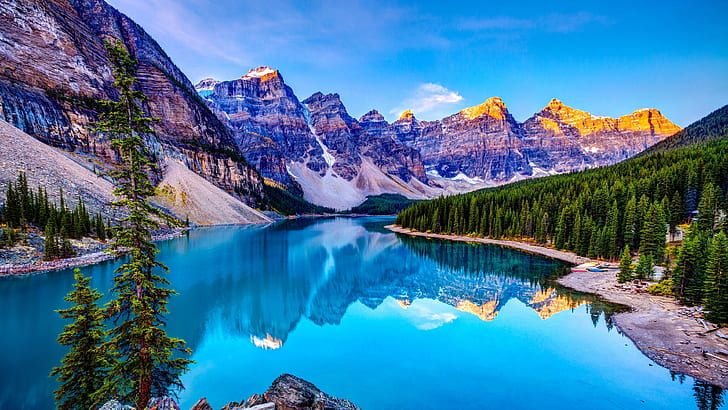
#> input picture image1.jpg, 728 x 410 px
$ python poe11.py
#> lines starting #> are read from the running program, lines starting #| are printed output that depends on the picture
import cv2
import matplotlib.pyplot as plt

# Load the RGB image
image = cv2.imread('image1.jpg')
#> image is the input picture: shape (410, 728, 3); mean B, G, R 156.5, 119.3, 67.7

if image is None:
    print("Error loading the image.")
else:
    # Rotate the image clockwise by 90 degrees
    rotated_image_clockwise = cv2.rotate(image, cv2.ROTATE_90_CLOCKWISE)
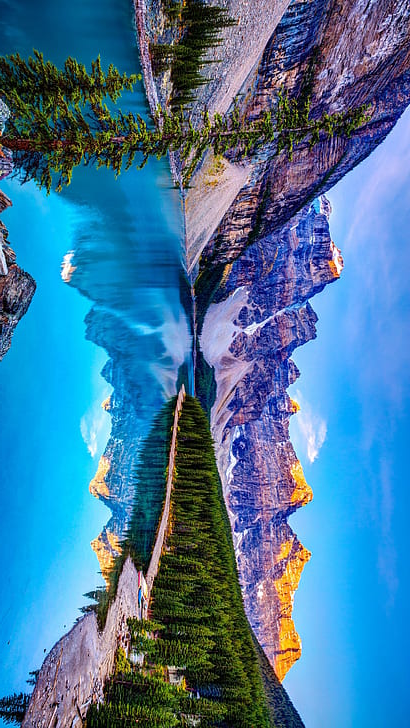
#> rotated_image_clockwise: shape (728, 410, 3); mean B, G, R 156.5, 119.3, 67.7

    # Rotate the image anti-clockwise by 90 degrees
    rotated_image_anticlockwise = cv2.rotate(image, cv2.ROTATE_90_COUNTERCLOCKWISE)
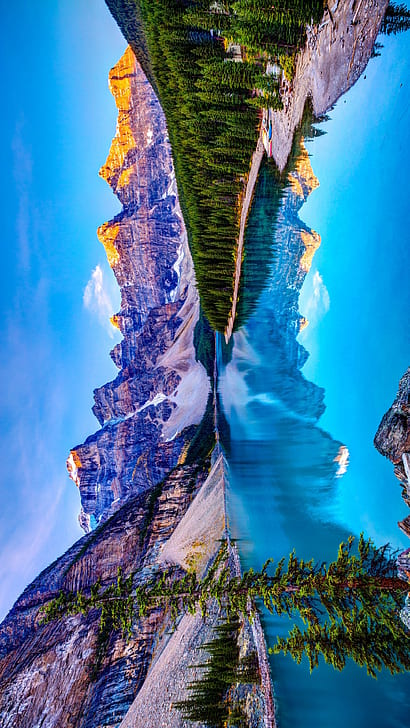
#> rotated_image_anticlockwise: shape (728, 410, 3); mean B, G, R 156.5, 119.3, 67.7

    # Display the original image and rotated images
    plt.figure(figsize=(12, 6))

    # Original RGB Image
    plt.subplot(1, 3, 1)
    plt.imshow(cv2.cvtColor(image, cv2.COLOR_BGR2RGB))
    plt.title('Original RGB Image')
    plt.axis('off')

    # Rotated RGB Image (Clockwise)
    plt.subplot(1, 3, 2)
    plt.imshow(cv2.cvtColor(rotated_image_clockwise, cv2.COLOR_BGR2RGB))
    plt.title('Rotated Clockwise by 90°')
    plt.axis('off')

    # Rotated RGB Image (Anti-clockwise)
    plt.subplot(1, 3, 3)
    plt.imshow(cv2.cvtColor(rotated_image_anticlockwise, cv2.COLOR_BGR2RGB))
    plt.title('Rotated Anti-clockwise by 90°')
    plt.axis('off')

    plt.tight_layout()
    plt.show()
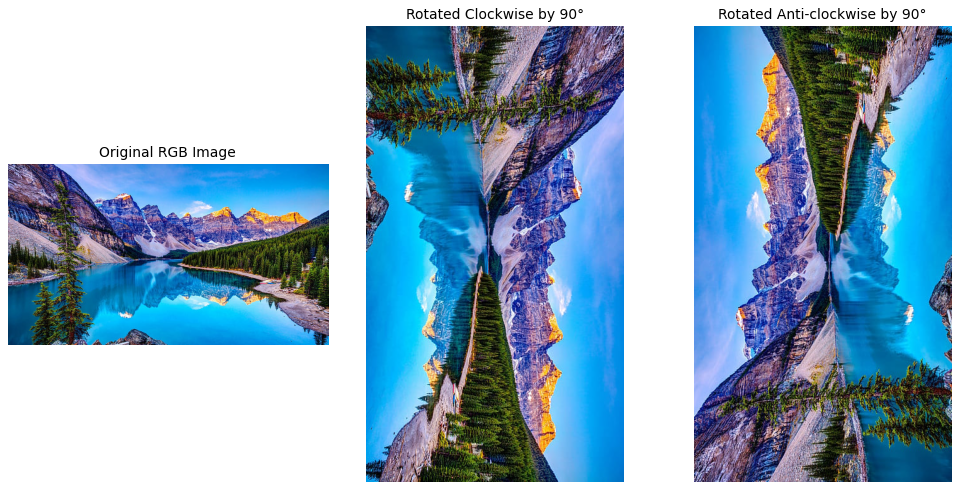
#> figure drawn by matplotlib, 3 panels

$ run again, with negative_image.jpg copied over image1.jpg
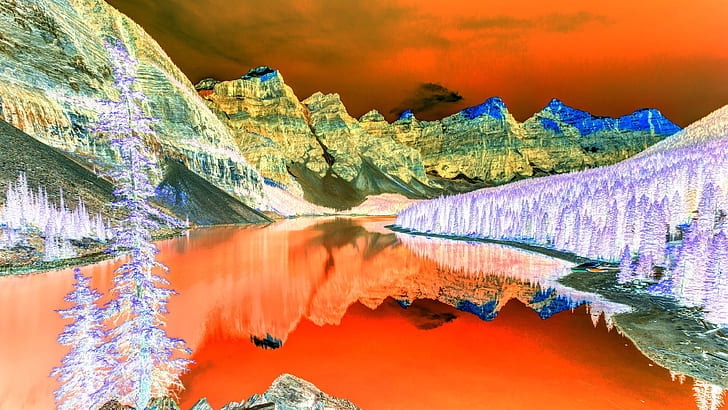
#> input picture negative_image.jpg, 728 x 410 px
#> image is the input picture: shape (410, 728, 3); mean B, G, R 98.3, 135.6, 187.1
#> `rotated_image_anticlockwise = cv2.rotate(image, cv2.ROTATE_90_COUNTERC..`:
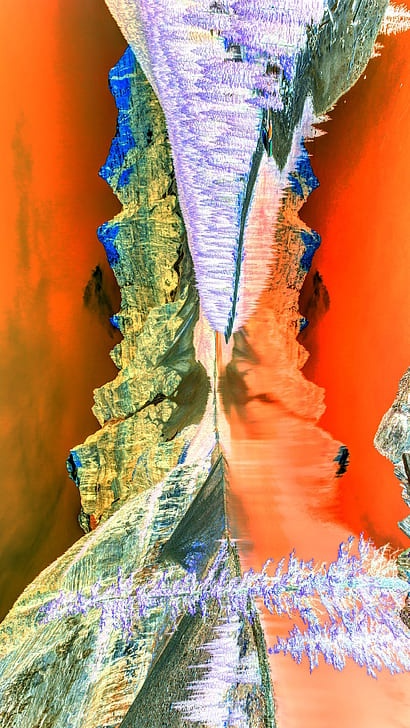
#> rotated_image_anticlockwise: shape (728, 410, 3); mean B, G, R 98.3, 135.6, 187.1
#> `plt.show()`:
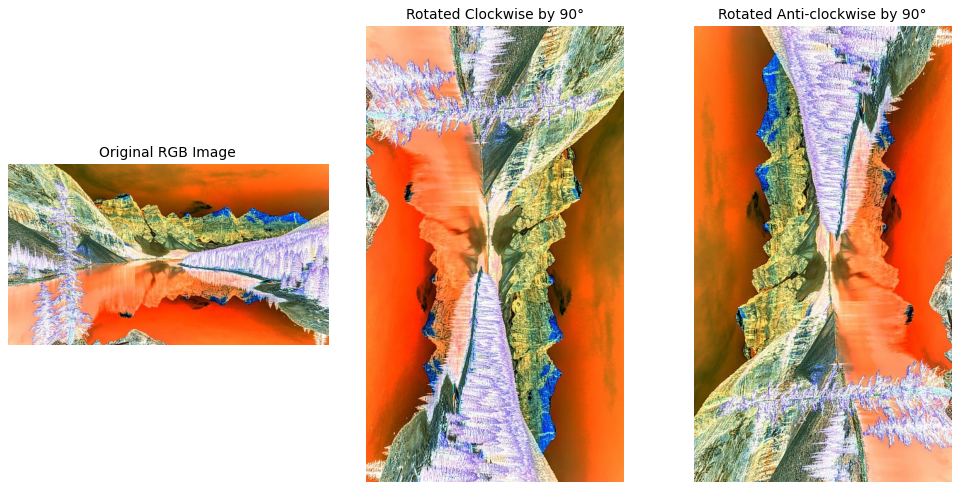
#> figure drawn by matplotlib, 3 panels

$ run again, with image2.jpeg copied over image1.jpg
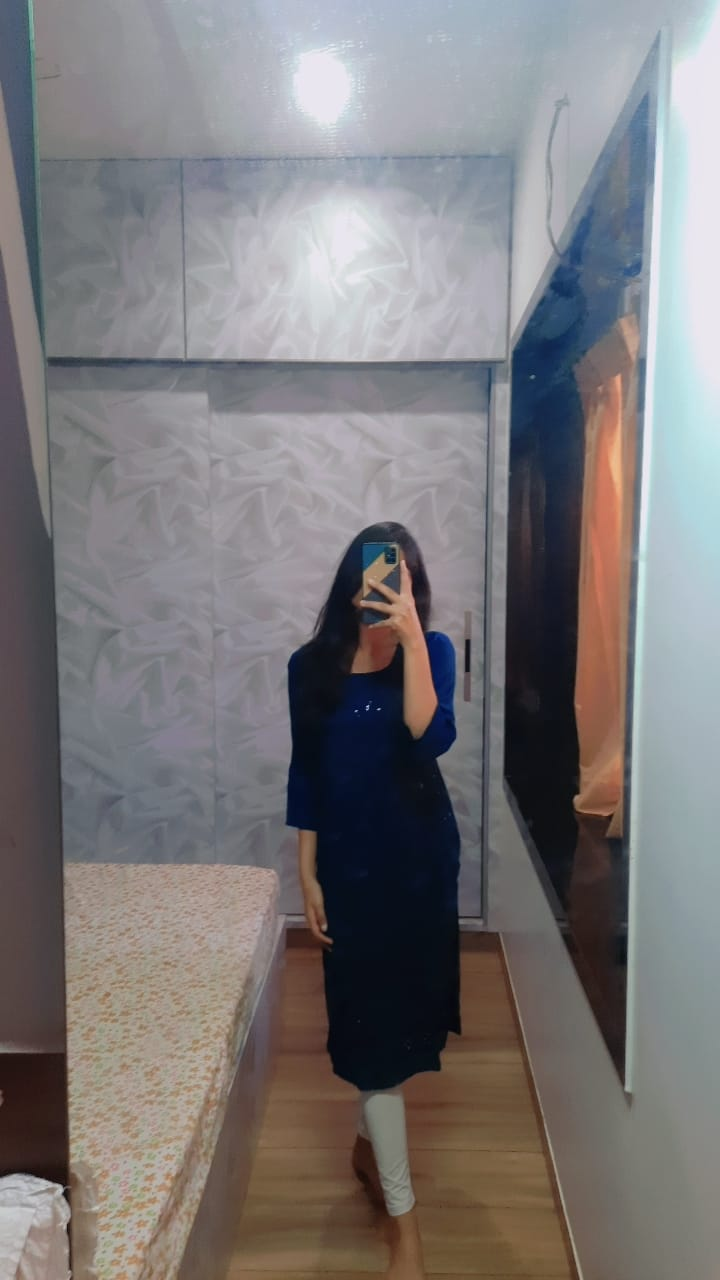
#> input picture image2.jpeg, 720 x 1280 px
#> image is the input picture: shape (1280, 720, 3); mean B, G, R 121.8, 120.5, 123.3
#> `rotated_image_anticlockwise = cv2.rotate(image, cv2.ROTATE_90_COUNTERC..`:
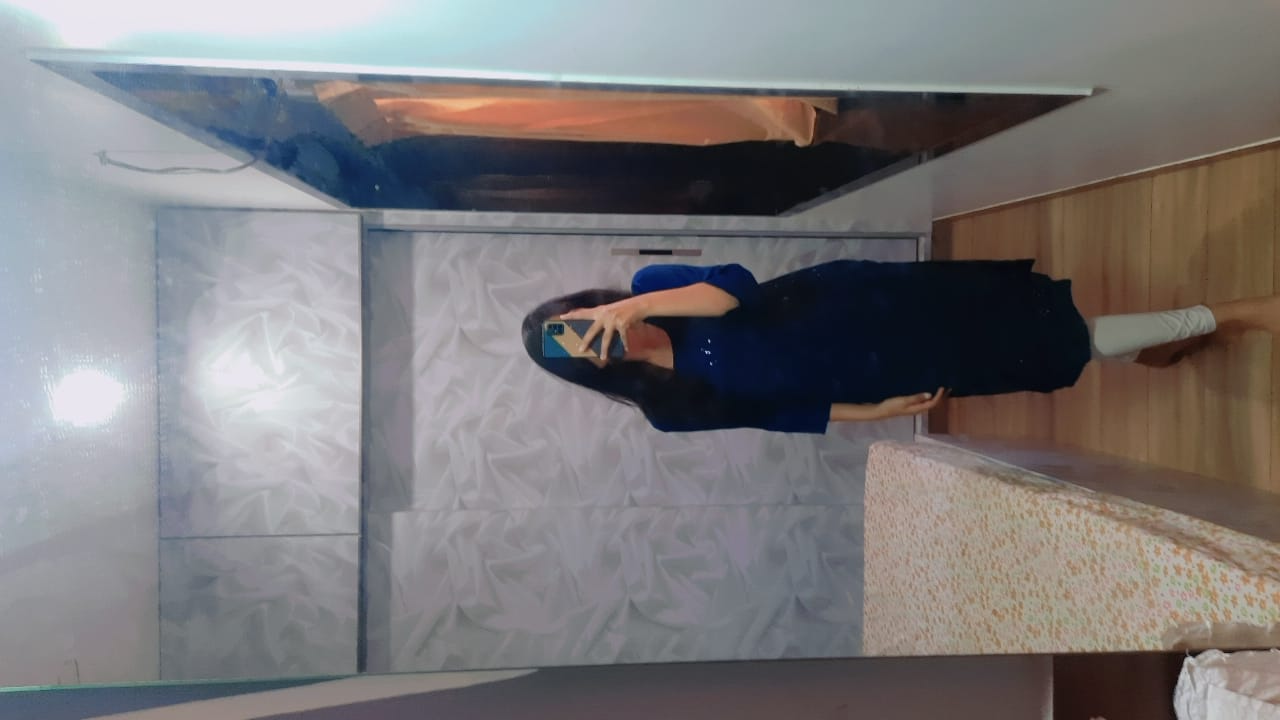
#> rotated_image_anticlockwise: shape (720, 1280, 3); mean B, G, R 121.8, 120.5, 123.3
#> `plt.show()`:
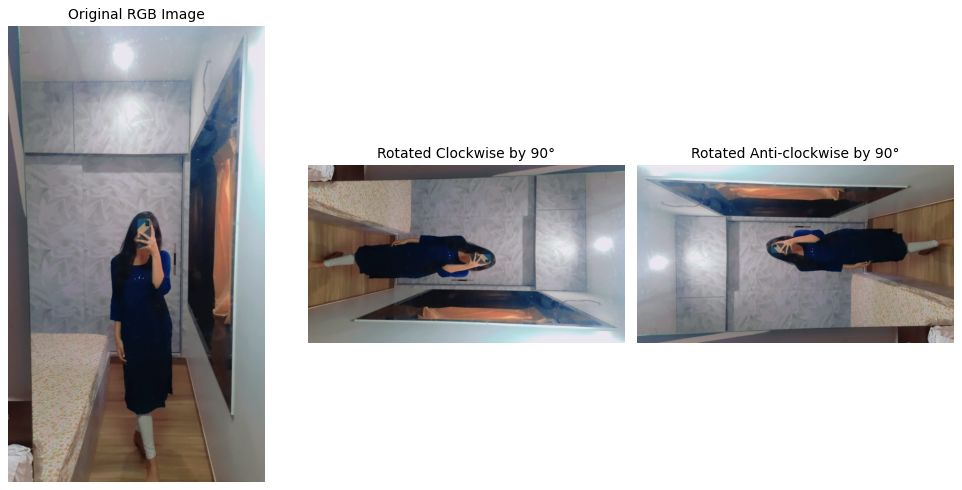
#> figure drawn by matplotlib, 3 panels

$ run again, with negative_image.jpeg copied over image1.jpg
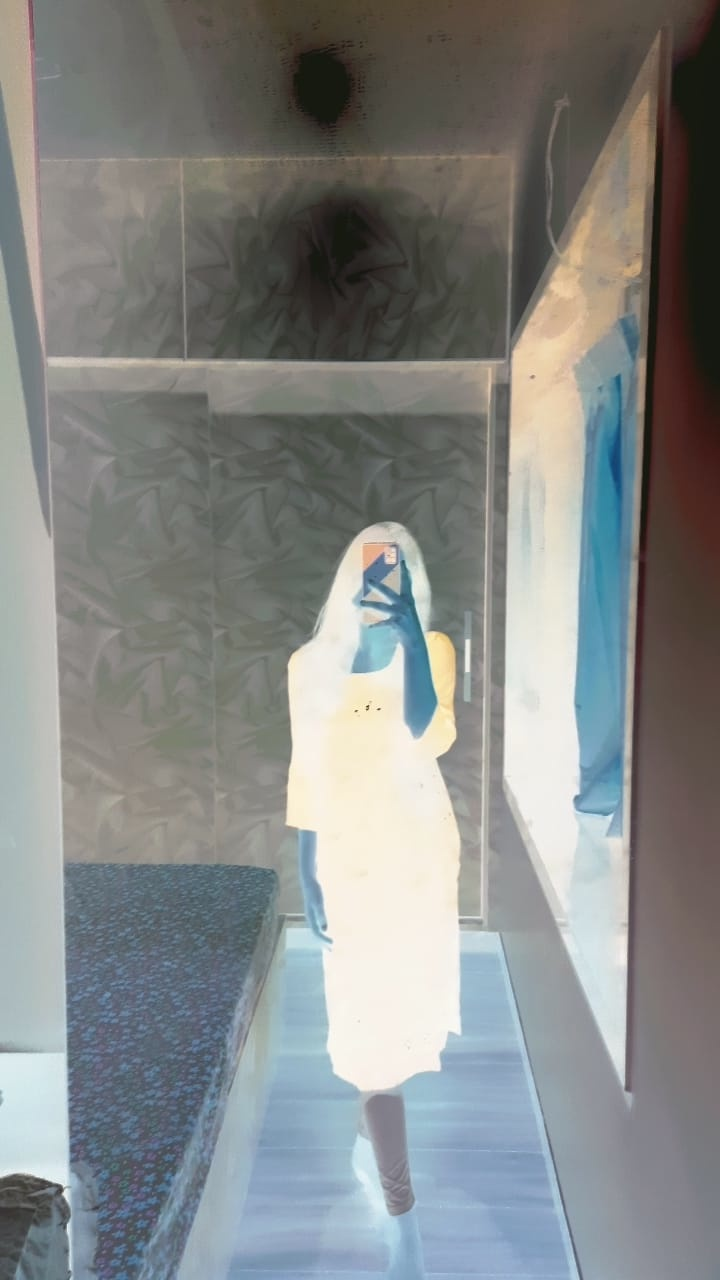
#> input picture negative_image.jpeg, 720 x 1280 px
#> image is the input picture: shape (1280, 720, 3); mean B, G, R 133.1, 134.5, 131.7
#> `rotated_image_anticlockwise = cv2.rotate(image, cv2.ROTATE_90_COUNTERC..`:
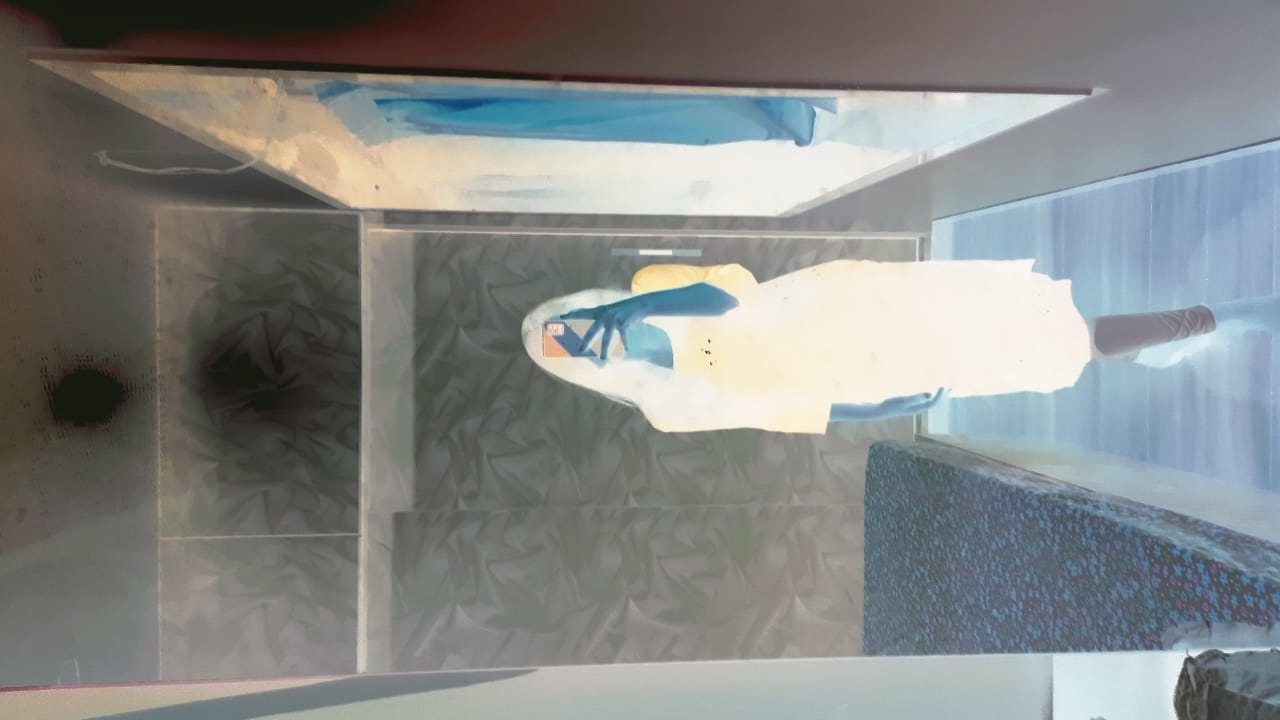
#> rotated_image_anticlockwise: shape (720, 1280, 3); mean B, G, R 133.1, 134.5, 131.7
#> `plt.show()`:
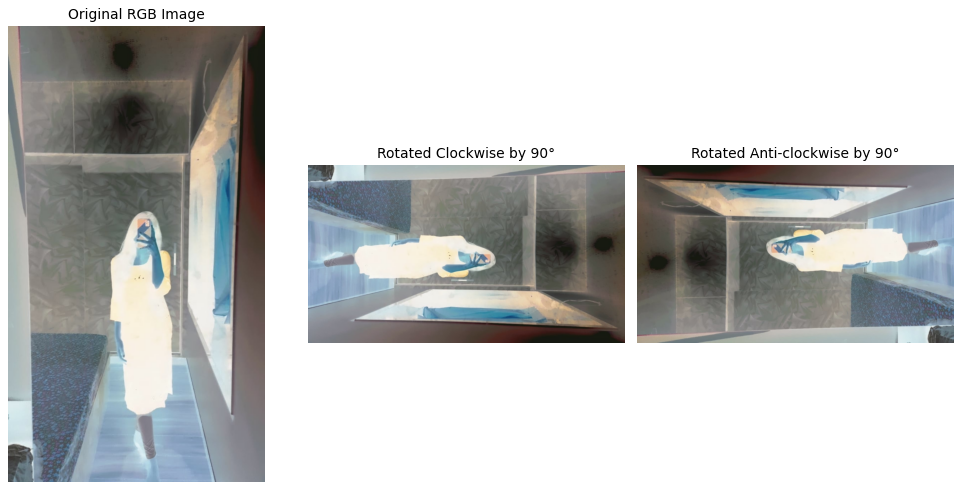
#> figure drawn by matplotlib, 3 panels
